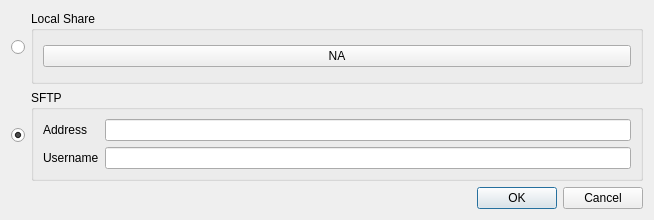
<?xml version="1.0" encoding="UTF-8"?>
<ui version="4.0">
 <class>Dialog</class>
 <widget class="QDialog" name="Dialog">
  <property name="geometry">
   <rect>
    <x>0</x>
    <y>0</y>
    <width>654</width>
    <height>220</height>
   </rect>
  </property>
  <property name="sizePolicy">
   <sizepolicy hsizetype="Preferred" vsizetype="Fixed">
    <horstretch>0</horstretch>
    <verstretch>0</verstretch>
   </sizepolicy>
  </property>
  <property name="minimumSize">
   <size>
    <width>0</width>
    <height>220</height>
   </size>
  </property>
  <property name="maximumSize">
   <size>
    <width>16777215</width>
    <height>220</height>
   </size>
  </property>
  <property name="windowTitle">
   <string>Dialog</string>
  </property>
  <layout class="QVBoxLayout" name="verticalLayout_2">
   <item>
    <layout class="QHBoxLayout" name="horizontalLayout">
     <item>
      <widget class="QRadioButton" name="shareButton">
       <property name="sizePolicy">
        <sizepolicy hsizetype="Maximum" vsizetype="Fixed">
         <horstretch>0</horstretch>
         <verstretch>0</verstretch>
        </sizepolicy>
       </property>
       <property name="text">
        <string/>
       </property>
       <property name="checked">
        <bool>false</bool>
       </property>
      </widget>
     </item>
     <item>
      <widget class="QGroupBox" name="shareGroupBox">
       <property name="title">
        <string>Local Share</string>
       </property>
       <layout class="QVBoxLayout" name="verticalLayout">
        <item>
         <widget class="QPushButton" name="directoryButton">
          <property name="text">
           <string>NA</string>
          </property>
         </widget>
        </item>
       </layout>
      </widget>
     </item>
    </layout>
   </item>
   <item>
    <layout class="QHBoxLayout" name="horizontalLayout_2">
     <item>
      <widget class="QRadioButton" name="sftpButton">
       <property name="text">
        <string/>
       </property>
       <property name="checked">
        <bool>true</bool>
       </property>
      </widget>
     </item>
     <item>
      <widget class="QGroupBox" name="groupBox">
       <property name="title">
        <string>SFTP</string>
       </property>
       <layout class="QGridLayout" name="gridLayout">
        <item row="0" column="0">
         <widget class="QLabel" name="addressLabel">
          <property name="text">
           <string>Address</string>
          </property>
         </widget>
        </item>
        <item row="0" column="1">
         <widget class="QLineEdit" name="addressLineEdit"/>
        </item>
        <item row="1" column="0">
         <widget class="QLabel" name="usernameLabel">
          <property name="text">
           <string>Username</string>
          </property>
         </widget>
        </item>
        <item row="1" column="1">
         <widget class="QLineEdit" name="usernameLineEdit"/>
        </item>
       </layout>
      </widget>
     </item>
    </layout>
   </item>
   <item>
    <widget class="QDialogButtonBox" name="buttonBox">
     <property name="orientation">
      <enum>Qt::Horizontal</enum>
     </property>
     <property name="standardButtons">
      <set>QDialogButtonBox::Cancel|QDialogButtonBox::Ok</set>
     </property>
    </widget>
   </item>
  </layout>
 </widget>
 <resources/>
 <connections>
  <connection>
   <sender>buttonBox</sender>
   <signal>accepted()</signal>
   <receiver>Dialog</receiver>
   <slot>accept()</slot>
   <hints>
    <hint type="sourcelabel">
     <x>248</x>
     <y>254</y>
    </hint>
    <hint type="destinationlabel">
     <x>157</x>
     <y>274</y>
    </hint>
   </hints>
  </connection>
  <connection>
   <sender>buttonBox</sender>
   <signal>rejected()</signal>
   <receiver>Dialog</receiver>
   <slot>reject()</slot>
   <hints>
    <hint type="sourcelabel">
     <x>316</x>
     <y>260</y>
    </hint>
    <hint type="destinationlabel">
     <x>286</x>
     <y>274</y>
    </hint>
   </hints>
  </connection>
 </connections>
</ui>
